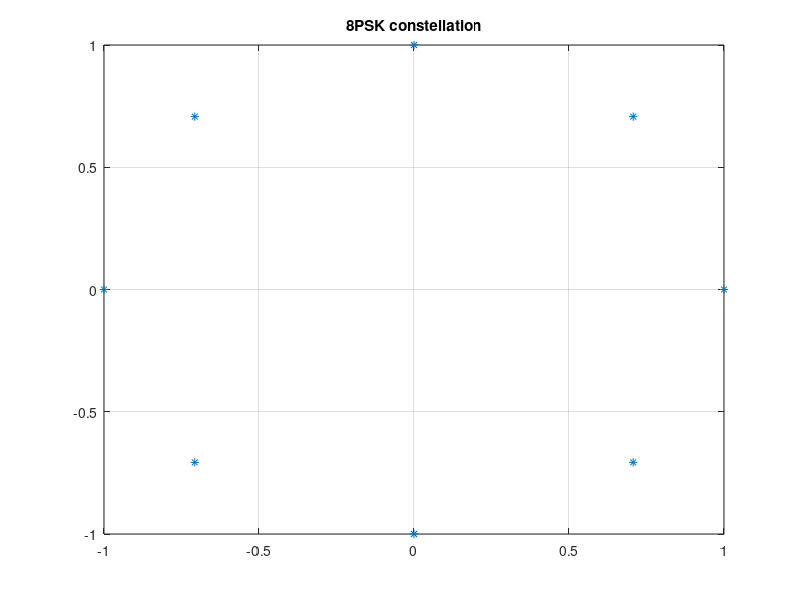

Write MATLAB code to recreate this figure. (Note: this script raises an error after producing the figure.)
clc;
close all;
clear all;
TimeSlot=2e-3; %Transmit time duration
SNR = 18; %Signal to noise ratio
Rs = 185e3; % symbol rate
a=[1+0i 1/sqrt(2)+1i*1/sqrt(2) 1i -1/sqrt(2)+1i*1/sqrt(2) -1 -1/sqrt(2)-1i*1/sqrt(2) -1i 1/sqrt(2)-1i*1/sqrt(2) ];
Ak = a(randi(8,20000,1)); % 8 PSK sequence of 1000 samples
figure(1); plot(real(a),imag(a),'*'); title('8PSK constellation'); grid;

%% Channel creation and channel modelling
Rsym = Rs; M = 8;                  % Input symbol rate
Rbit = Rsym * log2(M);      % Input bit rate
Nos = 1;                    % Oversampling factor
ts = (1/Rsym) / Nos;        % Input sample period
v = 60 * 1e3/3600;         % Mobile speed (m/s)
fc = 180e6;                % Carrier frequency
c = 3e8;                    % Speed of light in free space
% fd = v*fc/c;                % Maximum Doppler shift of diffuse component
fd=.1;
kFactor = 0.87/0.13;    % Note: we use the value from 3GPP TS 45.005 V7.9.0
fdLOS = 0.7 * fd;
RAx4PathDelays = [0.0 0.2 0.4 0.6 0.8] * 1e-5; %These values are not accurate only for trail.
RAx4AvgPathGaindB = [0 -2 -10 -20 -22];%These values are not accurate only for trail.
chan = ricianchan(ts, fd, kFactor, RAx4PathDelays, RAx4AvgPathGaindB, fdLOS)
10*log10((abs(chan.PathGains)).^2)
% This setting is needed to store quantities used by the channel
% visualization tool.
chan.StoreHistory = 1;
% After each frame is processed, the channel is not reset: this is
% necessary to preserve continuity across frames.
chan.ResetBeforeFiltering = 0;
% This setting makes the total average power of all path gains be
% equal to 1.
chan.NormalizePathGains = 1; Nframes = 1;
Nsamples=TimeSlot*(Rsym)*Nos;
%%
%%Channel Addition
chan.PathGains
Rk = filter(chan, Ak);
plot(chan);
noise = (1/sqrt(2))*(randn(size(Rk)) + 1j*randn(size(Rk))); %Initial noise vector
P_s = var(Rk); % Signal power
P_n = var(noise); % Noise power
% Defining noise scaling factor based on the desired SNR:
noise_scaling_factor = sqrt(P_s/P_n./10.^(SNR./10)); 
Rk_noisy=Rk+noise*noise_scaling_factor; % Received signal
figure(2);  plot(real(Rk),imag(Rk),'*');legend('Received constellation')
%%
%%%%%%%%%%%%%%%%%%%%%%%LMS Algorithm%%%%%%%%%%%%%%%%
hTap=11;%Channel Taps
beta = 0.001; % step-size of the algorithm
c_LMS = zeros(hTap,1); % equalizer coefficients, initializations
for i = (hTap+1)/2:length(Rk_noisy)-(hTap-1)/2 
rk = flipud(Rk_noisy(i-(hTap-1)/2 :i+(hTap-1)/2).'); % Received signal vector
Ek(i) = Ak(i) - c_LMS.'*rk; % Error signal, we assume a known symbol sequence
c_LMS = c_LMS + beta*Ek(i)*conj(rk); % LMS update !
end
%% MSE Equalizer 
% Initialization
FII = zeros(hTap,hTap); % Autocorrelation Matrix initialization
alfa = zeros(hTap,1); % Cross-correlation vector initialization
% Estimating FII and alfa using sample estimates based on training symbols
% Notice that here we use all the generated data as training symbols
for i = (hTap+1)/2:length(Rk_noisy)-(hTap-1)/2 %16:length(Rk_noisy)-15, 
% rk = flipud(Rk_noisy(i-15:i+15).'); % Received signal vector
rk = flipud(Rk_noisy(i-(hTap-1)/2 :i+(hTap-1)/2).'); % Received signal vector
FII = FII + rk*conj(rk).'; % Autocorrelation matrix
alfa = alfa + Ak(i)*conj(rk); 
end
% FII
FII = FII/(length(Rk_noisy)-(hTap-1)); % Final sample estimate of the autocorrelation matrix
alfa = alfa/(length(Rk_noisy)-(hTap-1)); % Final sample estimate of the cross-correlation vector
c_MSE = inv(conj(FII))*alfa; % Equalizer coefficients
%%
% Plotting
figure(3);
subplot(121);
y_LMS=filter(c_LMS,1,Rk);
plot(y_LMS,'rx'); 
title('LMS Equalized Constellation');
grid on;
subplot(122);
y_MSE=filter(c_MSE,1,Rk);
plot(y_MSE((hTap+1)/2:end),'rx');
title('MSE Equalized Constellation');
grid on;